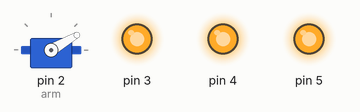
Bench run of a sketch on a simulated Arduino Uno, built with avr-gcc and run on an emulated ATmega328P. Parts: servo, output pins drawn as LEDs (lit = HIGH).

Above: at 0.05 s.
At 3.95 s:
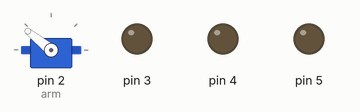
Timing chart, 0 to 5.2 s (numbered marks = the images above):
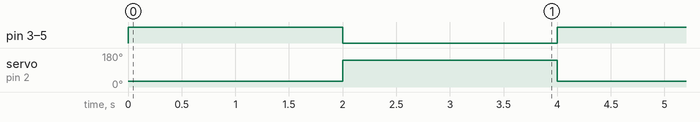

Measured:
- by itself, pin 3–5: alternates HIGH for 2.0 s and LOW for 2.0 s
- by itself, servo on pin 2 (arm): alternates 141° for 2.0 s and 30° for 2.0 s

The sketch:

Lego_of_death.ino
```cpp
#include <Servo.h>

int angle;
Servo arm;

void setup() {
  // put your setup code here, to run once:
  pinMode(3,OUTPUT);
  pinMode(4,OUTPUT);
  pinMode(5,OUTPUT);

  Serial.begin(9600);

  digitalWrite(3,HIGH);
  digitalWrite(4,HIGH);
  digitalWrite(5,HIGH);

  arm.attach(2);
}

void loop() {
  digitalWrite(3,HIGH);
  digitalWrite(4,HIGH);
  digitalWrite(5,HIGH);
  // put your main code here, to run repeatedly:

  arm.write(30);
  delay(2000);

  digitalWrite(3,LOW);
  digitalWrite(4,LOW);
  digitalWrite(5,LOW);

  arm.write(2000);
  delay(2000);
}
```
